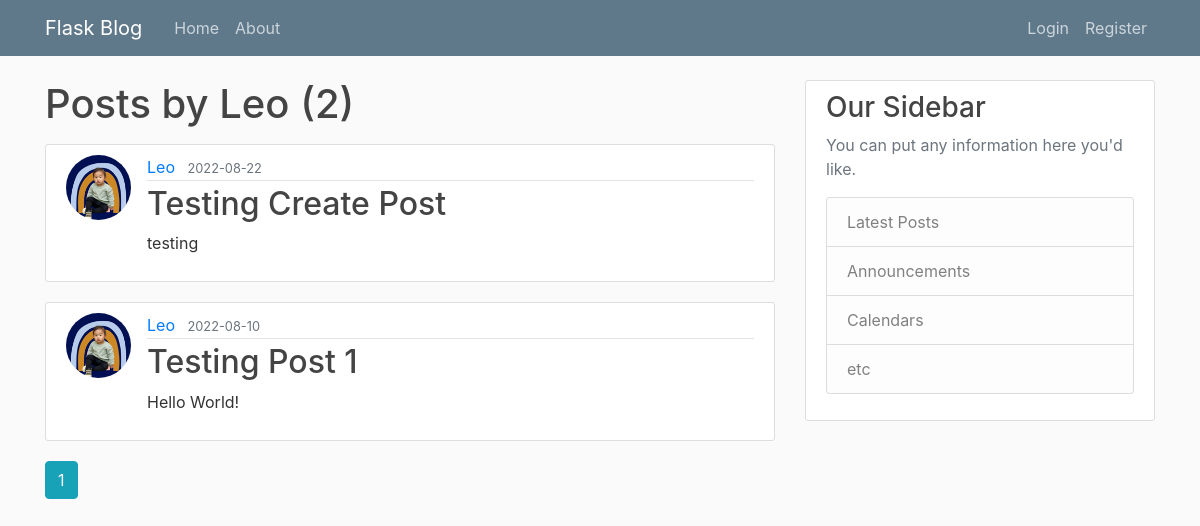
Before: /user/Leo with the older database file.
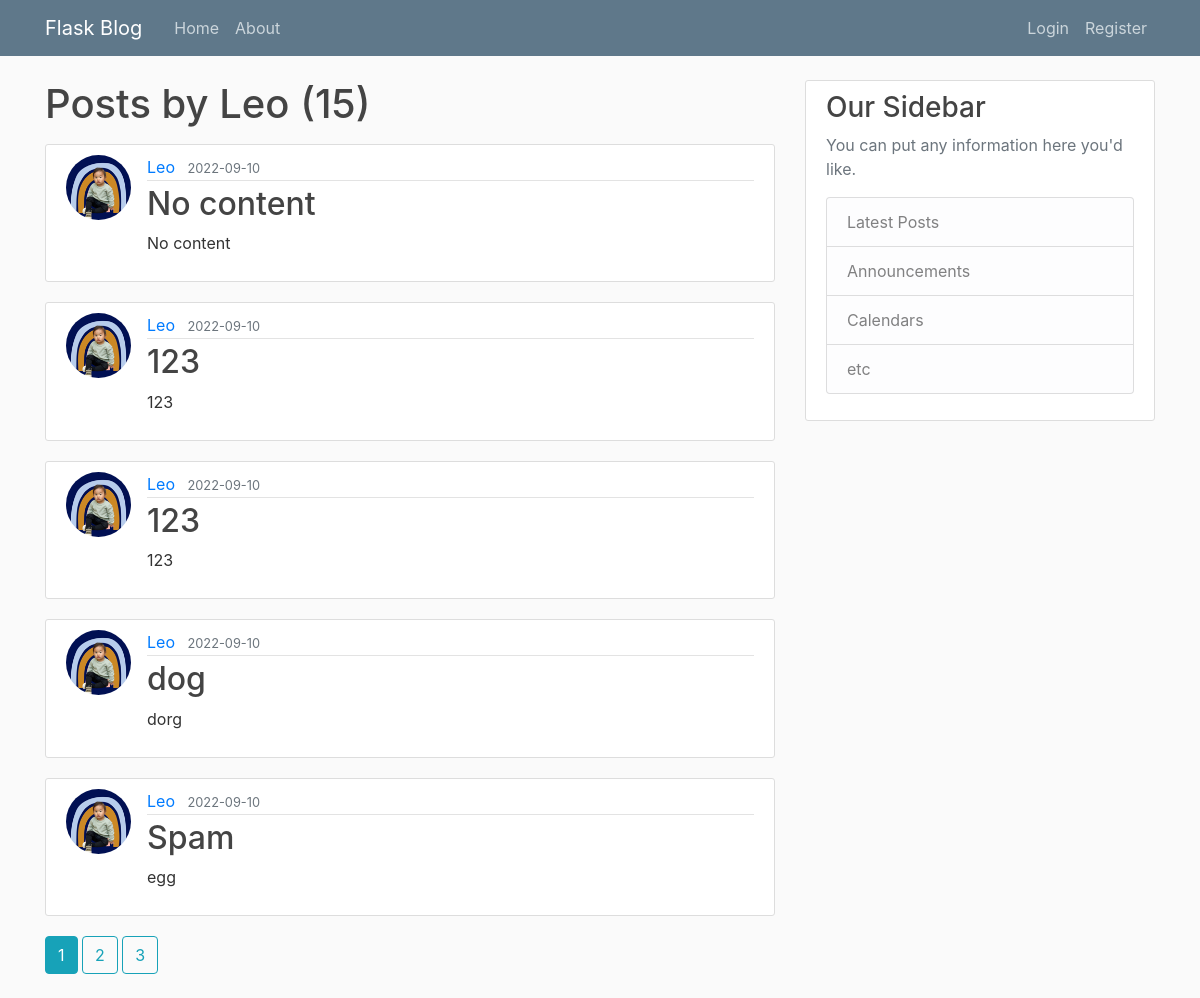
After: the same page with the newer database file.
### flaskblog/models.py (models this page shows, shortened)
class User(db.Model, UserMixin):  # Inherit from db.Model. UserMixin is required.
    id = db.Column(db.Integer, primary_key=True) # User id
    username = db.Column(db.String(20), unique=True, nullable=False) # Username, 20 char length max, must be unique, must have at least a username
    email = db.Column(db.String(120), unique=True, nullable=False) # Email
    image_file = db.Column(db.String(20), nullable=False, default='default.jpeg')  # Profile pic
    password = db.Column(db.String(60), nullable=False)
    posts = db.relationship('Post', backref='author', lazy=True) # backref allows Post to get the user that created the post. Every post must have a User. But a User can have many Posts.

class Post(db.Model):  # Inherit from db.Model
    id = db.Column(db.Integer, primary_key=True)
    title = db.Column(db.String(100), nullable=False)
    date_posted = db.Column(db.DateTime, nullable=False, default=datetime.utcnow)
    content = db.Column(db.Text, nullable=False)
    user_id = db.Column(db.Integer, db.ForeignKey('user.id'), nullable=False)

### flaskblog/users/routes.py (the view)
@users.route("/user/<string:username>")  # show posts for only specific username
def user_posts(username):
    page = request.args.get('page', 1, type=int)  # variable for the page selected for posts var below, picked up as a request.args. type=int will throw value error if page is anything but an int. Default = 1.
    user = User.query.filter_by(username=username).first_or_404() # get first user with this username or 404. username from the route variable
    posts = Post.query.filter_by(author=user)\
        .order_by(Post.date_posted.desc())\
            .paginate(page=page, per_page=5)
    return render_template('user_posts.html', posts=posts, user=user)

### flaskblog/templates/user_posts.html
{% extends 'layout.html' %}
{% block content %}
    <h1 class="mb-3">Posts by {{ user.username }} ({{ posts.total }})</h1>
    {% for post in posts.items %}
        <article class="media content-section">
            <img class="rounded-circle article-img" src="{{ url_for('static', filename='profile_pics/' + post.author.image_file) }}">
            <div class="media-body">
            <div class="article-metadata">
                <a class="mr-2" href="{{ url_for('users.user_posts', username=post.author.username) }}">{{ post.author.username }}</a>
                <small class="text-muted">{{ post.date_posted.strftime('%Y-%m-%d') }}</small>
            </div>
            <h2><a class="article-title" href="{{ url_for('posts.post', post_id=post.id) }}">{{ post.title }}</a></h2>
            <p class="article-content">{{ post.content }}</p>
            </div>
        </article>
    {% endfor %}
    {% for page_num in posts.iter_pages(left_edge=1, right_edge=1, left_current=1, right_current=2) %}
        {% if page_num %}
            {% if posts.page == page_num %}
                <a class="btn btn-info mb-4" href="{{ url_for('users.user_posts', username=user.username, page=page_num) }}">{{ page_num }}</a>
            {% else %}
                <a class="btn btn-outline-info mb-4" href="{{ url_for('users.user_posts', username=user.username, page=page_num) }}">{{ page_num }}</a>
            {% endif %}
        {% else %}
            ...
        {% endif %}
    {% endfor %}
{% endblock content %}

### flaskblog/templates/layout.html (shortened to what this page needs)
<html>
<head>
    <link rel="stylesheet" href="https://maxcdn.bootstrapcdn.com/bootstrap/4.0.0/css/bootstrap.min.css">
    <link rel="stylesheet" type="text/css" href="{{ url_for('static', filename='main.css') }}">
</head>
<body>
    <header class="site-header">
        <nav class="navbar navbar-expand-md navbar-dark bg-steel fixed-top">
            <div class="container">
            <a class="navbar-brand mr-4" href="/">Flask Blog</a>
            <div class="collapse navbar-collapse" id="navbarToggle">
                <div class="navbar-nav mr-auto">
                <a class="nav-item nav-link" href="{{ url_for('main.home') }}">Home</a>
                <a class="nav-item nav-link" href="{{ url_for('main.about') }}">About</a>
                </div>
                <div class="navbar-nav">
                    {% if current_user.is_authenticated %}
                        <a class="nav-item nav-link" href="{{ url_for('posts.new_post') }}">New Post</a>
                        <a class="nav-item nav-link" href="{{ url_for('users.account') }}">Account</a>
                        <a class="nav-item nav-link" href="{{ url_for('users.logout') }}">Logout</a>
                    {% else %}
                        <a class="nav-item nav-link" href="{{ url_for('users.login') }}">Login</a>
                        <a class="nav-item nav-link" href="{{ url_for('users.register') }}">Register</a>
                    {% endif %}
                </div>
            </div>
            </div>
        </nav>
    </header>
    <main role="main" class="container">
    <div class="row">
        <div class="col-md-8">
            {% block content %}{% endblock %}
        </div>
        <div class="col-md-4">
        <div class="content-section">
            <h3>Our Sidebar</h3>
            <p class='text-muted'>You can put any information here you'd like.
            <ul class="list-group">
                <li class="list-group-item list-group-item-light">Latest Posts</li>
                <li class="list-group-item list-group-item-light">Announcements</li>
                <li class="list-group-item list-group-item-light">Calendars</li>
                <li class="list-group-item list-group-item-light">etc</li>
            </ul>
            </p>
        </div>
        </div>
    </div>
    </main>
</body>
</html>

### flaskblog/static/main.css (style rules this page uses)
body { background: #fafafa; color: #333333; margin-top: 5rem; }
h1, h2, h3, h4, h5, h6 { color: #444444; }
.bg-steel { background-color: #5f788a; }
.site-header .navbar-nav .nav-link { color: #cbd5db; }
.content-section { background: #ffffff; padding: 10px 20px; border: 1px solid #dddddd; border-radius: 3px; margin-bottom: 20px; }
.article-title { color: #444444; }
.article-content { white-space: pre-line; }
.article-img { height: 65px; width: 65px; margin-right: 16px; }
.article-metadata { padding-bottom: 1px; margin-bottom: 4px; border-bottom: 1px solid #e3e3e3 }

Changed rows visible on the page:
no longer on this page (row unchanged): Post: image_file (picture), author.username "Leo", date_posted "2022-08-22", title "Testing Create Post", content "testing"
no longer on this page (row unchanged): Post: image_file (picture), author.username "Leo", date_posted "2022-08-10", title "Testing Post 1", content "Hello World!"
added Post: image_file (picture), author.username "Leo", date_posted "2022-09-10", title "No content", content "No content"
added Post: image_file (picture), author.username "Leo", date_posted "2022-09-10", title "123", content "123"
added Post: image_file (picture), author.username "Leo", date_posted "2022-09-10", title "123", content "123"
added Post: image_file (picture), author.username "Leo", date_posted "2022-09-10", title "dog", content "dorg"
added Post: image_file (picture), author.username "Leo", date_posted "2022-09-10", title "Spam", content "egg"
Other visible differences:
{{ posts.total }}: "2" → "15"
new list line: "2"
new list line: "3"
